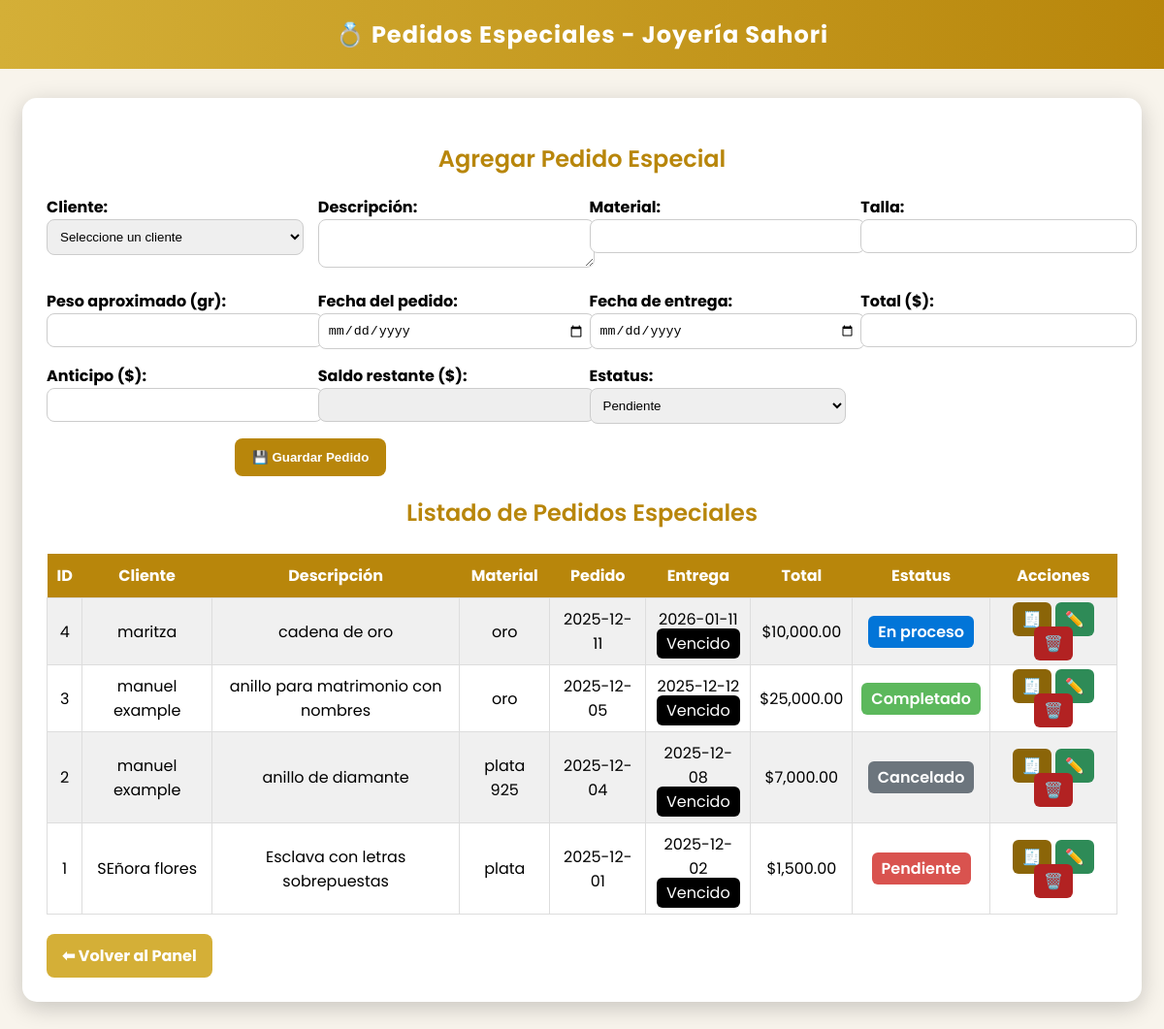
Page /agregar_pedido.php on the committed database.
### tables this page shows
CREATE TABLE `pedidos` (
  `id` int(11) NOT NULL,
  `cliente_id` int(11) NOT NULL,
  `descripcion` text NOT NULL,
  `material` varchar(100) DEFAULT NULL,
  `talla` varchar(50) DEFAULT NULL,
  `peso_aproximado` decimal(10,2) DEFAULT NULL,
  `fecha_pedido` date DEFAULT NULL,
  `fecha_entrega` date DEFAULT NULL,
  `monto_total` decimal(10,2) DEFAULT NULL,
  `anticipo` decimal(10,2) DEFAULT NULL,
  `saldo_restante` decimal(10,2) DEFAULT NULL,
  `estatus` varchar(50) DEFAULT 'Pendiente'
);

CREATE TABLE `clientes` (
  `id` int(11) NOT NULL,
  `nombre` varchar(100) NOT NULL,
  `telefono` varchar(20) DEFAULT NULL,
  `email` varchar(100) DEFAULT NULL,
  `direccion` varchar(200) DEFAULT NULL,
  `observacion` varchar(150) NOT NULL,
  `fecha_registro` timestamp NOT NULL DEFAULT current_timestamp()
);

### agregar_pedido.php (the view, shortened to what this page needs)
<?php
include 'db.php';
$pedidos = $conn->query("
    SELECT p.*, c.nombre AS cliente
    FROM pedidos p
    JOIN clientes c ON p.cliente_id = c.id
    ORDER BY p.id DESC
");
?>
<!DOCTYPE html>
<html lang="es">
<head>
</head>
<body>
<header>💍 Pedidos Especiales - Joyería Sahori</header>
<div class="container">
<h2>Agregar Pedido Especial</h2>
<form method="POST">
    <div>
        <label>Cliente:</label>
        <select name="cliente_id" required>
            <option value="">Seleccione un cliente</option>
        </select>
    </div>
    <div>
        <label>Descripción:</label>
        <textarea name="descripcion" required></textarea>
    </div>
    <div>
        <label>Material:</label>
        <input type="text" name="material">
    </div>
    <div>
        <label>Talla:</label>
        <input type="text" name="talla">
    </div>
    <div>
        <label>Peso aproximado (gr):</label>
        <input type="number" step="0.01" name="peso_aproximado">
    </div>
    <div>
        <label>Fecha del pedido:</label>
        <input type="date" name="fecha_pedido" required>
    </div>
    <div>
        <label>Fecha de entrega:</label>
        <input type="date" name="fecha_entrega">
    </div>
    <div>
        <label>Total ($):</label>
        <input type="number" step="0.01" name="monto_total" id="monto_total" required>
    </div>
    <div>
        <label>Anticipo ($):</label>
        <input type="number" step="0.01" name="anticipo" id="anticipo" required>
    </div>
    <div>
        <label>Saldo restante ($):</label>
        <input type="number" step="0.01" name="saldo_restante" id="saldo_restante" readonly style="background:#eee;">
    </div>
    <div>
        <label>Estatus:</label>
        <select name="estatus">
            <option value="Pendiente">Pendiente</option>
        </select>
    </div>
    <div style="grid-column: span 2; text-align:center;">
        <button class="btn" name="agregar_pedido">💾 Guardar Pedido</button>
    </div>
</form>
<h2>Listado de Pedidos Especiales</h2>
<table>
<tr>
    <th>ID</th>
    <th>Cliente</th>
    <th>Descripción</th>
    <th>Material</th>
    <th>Pedido</th>
    <th>Entrega</th>
    <th>Total</th>
    <th>Estatus</th>
    <th>Acciones</th>
</tr>
<?php while($p = $pedidos->fetch_assoc()): ?>
<?php
    $dias = 999;
    if ($p['fecha_entrega']) {
        $dias = (strtotime($p['fecha_entrega']) - strtotime(date("Y-m-d"))) / 86400;
    }
    $alerta = "";
    if ($dias < 0) {
        $alerta = "<span class='vencido'>Vencido</span>";
    } elseif ($dias <= 3) {
        $alerta = "<span class='alerta-vencimiento'>Entrega en $dias días</span>";
    }
    $estadoClass = [
        "Pendiente" => "pendiente",
        "En proceso" => "proceso",
        "Completado" => "completado",
        "Cancelado" => "cancelado"
    ][$p['estatus']];
?>
<tr>
    <td><?= $p['id'] ?></td>
    <td><?= htmlspecialchars($p['cliente']) ?></td>
    <td><?= htmlspecialchars($p['descripcion']) ?></td>
    <td><?= htmlspecialchars($p['material']) ?></td>
    <td><?= $p['fecha_pedido'] ?></td>
    <td><?= $p['fecha_entrega'] ?> <br><?= $alerta ?></td>
    <td>$<?= number_format($p['monto_total'], 2) ?></td>
    <td><span class="estado <?= $estadoClass ?>"><?= $p['estatus'] ?></span></td>
    <td class="acciones">
        <a class="ticket" href="ticket_pedido.php?id=<?= $p['id'] ?>">🧾</a>
        <a class="editar" href="editar_pedido.php?id=<?= $p['id'] ?>">✏️</a>
        <a class="eliminar" href="pedidos.php?eliminar=<?= $p['id'] ?>" onclick="return confirm('¿Eliminar este pedido?')">🗑️</a>
    </td>
</tr>
<?php endwhile; ?>
</table>
<a href="panel.php" class="volver">⬅ Volver al Panel</a>
</div>
</body>
</html>

### agregar_pedido.php (style rules this page uses)
body { font-family: 'Poppins', sans-serif; background-color: #f8f4ec; margin: 0; }
header { background: linear-gradient(to right, #d4af37, #b8860b); color: #fff; text-align: center; padding: 18px; font-size: 24px; font-weight: bold; letter-spacing: 1px; }
.container { width: 92%; max-width: 1200px; margin: 30px auto; background: #fff; border-radius: 15px; padding: 25px; box-shadow: 0 6px 25px rgba(0,0,0,0.2); }
h2 { color: #b8860b; text-align: center; font-weight: 600; margin-bottom: 20px; }
form { display: grid; grid-template-columns: repeat(auto-fit, minmax(240px, 1fr)); gap: 15px; }
label { font-weight: bold; }
input, select, textarea { width: 100%; padding: 9px; border-radius: 8px; border: 1px solid #ccc; }
.btn { background-color: #b8860b; color: white; border: none; padding: 12px 18px; border-radius: 8px; cursor: pointer; font-weight: bold; text-align: center; }
table { width: 100%; border-collapse: collapse; margin-top: 25px; }
th { background: #b8860b; color: white; padding: 10px; font-weight: bold; }
td { border: 1px solid #ddd; padding: 9px; text-align: center; }
tr:nth-child(even) { background: #f0f0f0; }
.estado { padding: 5px 10px; border-radius: 6px; font-weight: 600; color: white; }
.pendiente { background: #d9534f; }
.proceso { background: #0275d8; }
.completado { background: #5cb85c; }
.cancelado { background: #6c757d; }
.vencido { background: #000; color: white; padding: 4px 10px; border-radius: 6px; }
.acciones a { padding: 6px 10px; border-radius: 6px; text-decoration: none; color: white; font-weight: bold; }
.editar { background: #2e8b57; }
.eliminar { background: #b22222; }
.ticket { background: #8b6508; }
.volver { margin-top: 20px; display: inline-block; background: #d4af37; padding: 10px 16px; border-radius: 8px; color: white; font-weight: bold; text-decoration: none; }

### rows in the picture
pedidos: id "4", cliente.nombre "maritza", descripcion "cadena de oro", material "oro", fecha_pedido "2025-12-11", fecha_entrega "2026-01-11", shows "Vencido", monto_total "10,000.00", estatus "En proceso"
pedidos: id "3", cliente.nombre "manuel example", descripcion "anillo para matrimonio con nombres", material "oro", fecha_pedido "2025-12-05", fecha_entrega "2025-12-12", shows "Vencido", monto_total "25,000.00", estatus "Completado"
pedidos: id "2", cliente.nombre "manuel example", descripcion "anillo de diamante", material "plata 925", fecha_pedido "2025-12-04", fecha_entrega "2025-12-08", shows "Vencido", monto_total "7,000.00", estatus "Cancelado"
pedidos: id "1", cliente.nombre "SEñora flores", descripcion "Esclava con letras sobrepuestas", material "plata", fecha_pedido "2025-12-01", fecha_entrega "2025-12-02", shows "Vencido", monto_total "1,500.00", estatus "Pendiente"
